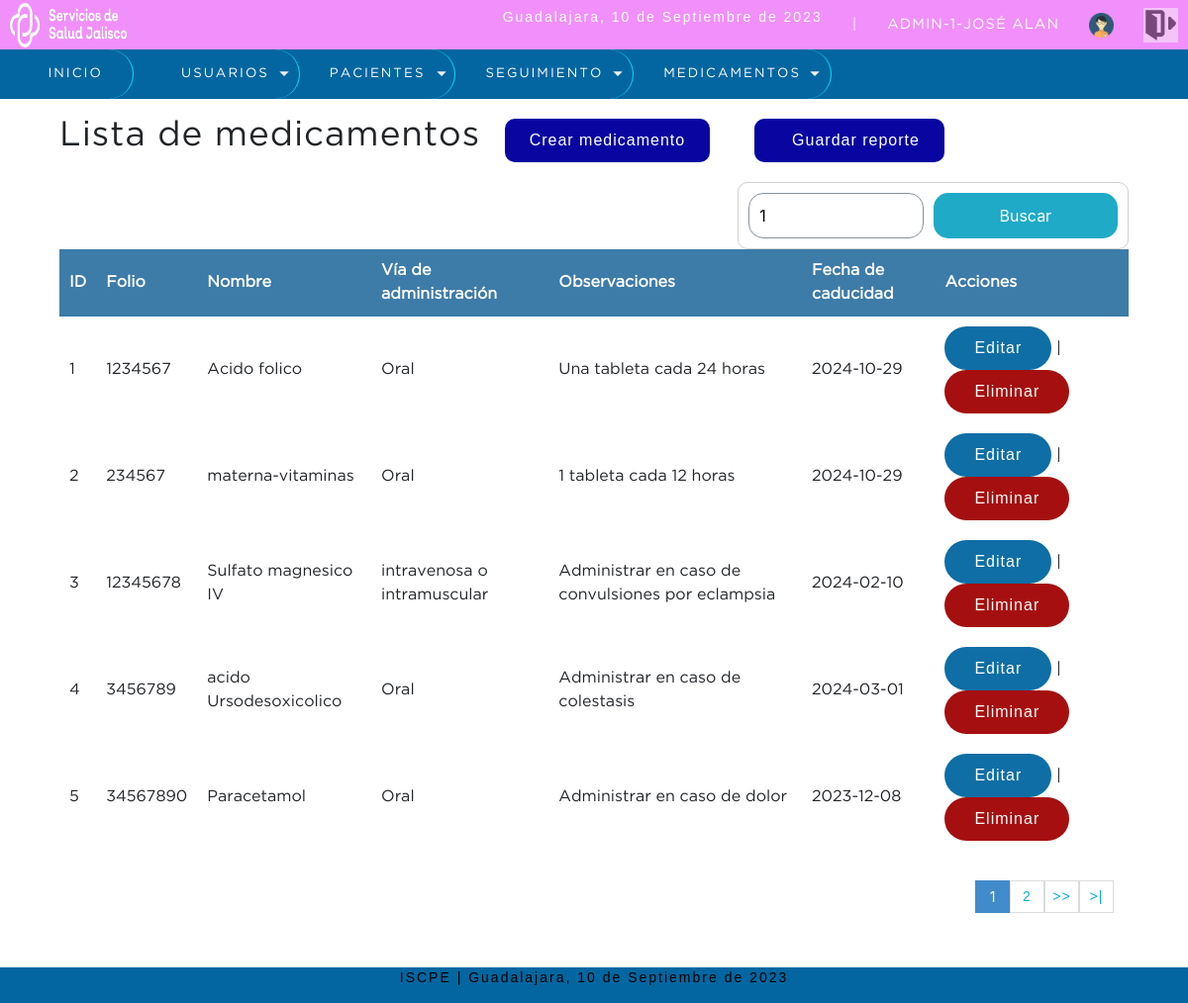
/sistema/buscar_medicamento.php?busqueda=1 (signed in), run on the app's committed database.
### tables this page shows
CREATE TABLE `medicamentos` (
  `idmedicamento` int(11) NOT NULL,
  `folio` int(11) NOT NULL,
  `nombre_medicamento` varchar(50) NOT NULL,
  `via_administracion` varchar(50) NOT NULL,
  `observaciones` varchar(50) NOT NULL,
  `fecha_caducidad` date NOT NULL,
  `usuario_id` int(11) NOT NULL,
  `estatus` tinyint(1) NOT NULL DEFAULT 1
);

### sistema/buscar_medicamento.php (the view, shortened to what this page needs)
<?php
	include "../conexion.php";
 ?>
<!DOCTYPE html>
<html lang="en">
<head>
	<?php include "includes/scripts.php"; ?>
</head>
<body>
	<?php include "includes/header.php"; ?>
	<section id="container">
		<?php
			$busqueda = strtolower($_REQUEST['busqueda']);
		 ?>
		<h1>Lista de medicamentos</h1>
		<a href="registro_medicamento.php" class="btn_new">Crear medicamento</a>
		<a href="reporte_busqueda_medicamento.php?busqueda=<?php echo $busqueda?>" class="btn_new"><i class="fa-solid fa-floppy-disk"></i>Guardar reporte</a>
		<form action="buscar_medicamento.php" method="get" class="form_search">
			<input type="text" name="busqueda" id="busqueda" placeholder="Buscar" value="<?php echo $busqueda; ?>">
			<input type="submit" value="Buscar" class="btn_search">
		</form>
		<table>
			<tr>
				<th>ID</th>
				<th>Folio</th>
				<th>Nombre</th>
				<th>V&iacute;a de administraci&oacute;n</th>
				<th>Observaciones</th>
				<th>Fecha de caducidad</th>
				<th>Acciones</th>
			</tr>
		<?php
			$sql_registe = mysqli_query($conection,"SELECT COUNT(*) as total_registro FROM medicamentos
																WHERE ( idmedicamento LIKE '%$busqueda%' OR
																        folio LIKE '%$busqueda%' OR
																        nombre_medicamento LIKE '%$busqueda%' OR
																		via_administracion LIKE '%$busqueda%' OR
																		observaciones LIKE '%$busqueda%' OR
																		fecha_caducidad LIKE '%$busqueda%')
																AND estatus = 1  ");
			$result_register = mysqli_fetch_array($sql_registe);
			$total_registro = $result_register['total_registro'];
			$por_pagina = 5;
			if(empty($_GET['pagina']))
			{
				$pagina = 1;
			}else{
				$pagina = (int)$_GET['pagina'];
			}
			$desde = ($pagina-1) * $por_pagina;
			$total_paginas = ceil($total_registro / $por_pagina);
			$query = mysqli_query($conection,"SELECT * FROM medicamentos
										WHERE
										( idmedicamento LIKE '%$busqueda%' OR
																        folio LIKE '%$busqueda%' OR
																        nombre_medicamento LIKE '%$busqueda%' OR
																		via_administracion LIKE '%$busqueda%' OR
																		observaciones LIKE '%$busqueda%' OR
																		fecha_caducidad LIKE '%$busqueda%')
										AND
										estatus = 1 ORDER BY idmedicamento ASC LIMIT $desde,$por_pagina
				");
			$result = mysqli_num_rows($query);
			if($result > 0){
				while ($data = mysqli_fetch_array($query)) {
			?>
				<tr>
					<td><?php echo $data["idmedicamento"]; ?></td>
					<td><?php echo $data["folio"]; ?></td>
					<td><?php echo $data["nombre_medicamento"]; ?></td>
					<td><?php echo $data["via_administracion"]; ?></td>
					<td><?php echo $data["observaciones"]; ?></td>
					<td><?php echo $data["fecha_caducidad"]; ?></td>
					<td>
						<a class="link_edit" href="editar_medicamento.php?id=<?php echo $data["idmedicamento"]; ?>">Editar</a>
					<?php if($_SESSION['rol'] != 1 || $_SESSION['rol'] != 2){ ?>
						|
						<a class="link_delete" href="eliminar_confirmar_medicamentos.php?id=<?php echo $data["idmedicamento"]; ?>">Eliminar</a>
					<?php } ?>
					</td>
				</tr>
		<?php
				}
			}
		 ?>
		</table>
<?php
	if($total_registro != 0)
	{
 ?>
		<div class="paginador">
			<ul>
			<?php
				for ($i=1; $i <= $total_paginas; $i++) {
					if($i == $pagina)
					{
						echo '<li class="pageSelected">'.$i.'</li>';
					}else{
						echo '<li><a href="?pagina='.$i.'&busqueda='.$busqueda.'">'.$i.'</a></li>';
					}
				}
				if($pagina != $total_paginas)
				{
			 ?>
				<li><a href="?pagina=<?php echo $pagina + 1; ?>&busqueda=<?php echo $busqueda; ?>">>></a></li>
				<li><a href="?pagina=<?php echo $total_paginas; ?>&busqueda=<?php echo $busqueda; ?> ">>|</a></li>
			<?php } ?>
			</ul>
		</div>
<?php } ?>
	</section>
	<?php include "includes/footer.php"; ?>
</body>
</html>

### sistema/css/style.css (style rules this page uses)
* { margin: 0; padding: 0; box-sizing: border-box; }
body { background: #fdffff; }
h1, h2, h3, h4, h5, h6 { font-family: 'GothamBook'; font-weight: bold; letter-spacing: 1px; }
h1 { font-size: 26px; }
a { text-decoration: none; font-family: arial; letter-spacing: 1px; }
#container { padding: 100px 60px 60px; }
form { background: #f3eff3fd; margin: auto; padding: 70px 80px; border: 1px solid #d1d1d1; }
input,select { display: block; width: 100%; font-size: 15pt; padding: 10px; border: 1px solid #85929e; border-radius: 15px; }
#container h1 { font-size: 35px; display: inline-block; }
.btn_new { display: inline-block; background: #0805a1; color: #FFF; padding: 10px 25px; border-radius: 10px; margin: 20px; }
table { border-collapse: collapse; font-size: 12pt; font-family: 'GothamBook'; width: 100%; }
table th { text-align: left; padding: 10px; background: #3d7ba8; color: #FFF; }
table tr:nth-child(odd) { background: #FFF; }
table td { padding: 10px; }
.link_edit { background-color: #0f6ea5; border-radius: 30px; border: none; color: white; padding: 10px 30px; text-align: center; text-decoration: none; display: inline-block; font-size: 16px; }
.link_delete { background-color: #a50f0f; border-radius: 30px; border: none; color: white; padding: 10px 30px; text-align: center; text-decoration: none; display: inline-block; font-size: 16px; }
.paginador ul { padding: 15px; list-style: none; background: #FFF; margin-top: 15px; display: -webkit-flex; display: -moz-flex; display: -ms-flex; display: -o-flex; display: flex; justify-content: flex-end; }
.paginador a, .pageSelected { color: #07afda; border: 1px solid #ddd; padding: 5px; display: inline-block; font-size: 14px; text-align: center; width: 35px; }
.pageSelected { color: #FFF; background: #428bca; border: 1px solid #428bca; }
.form_search { display: -webkit-flex; display: -moz-flex; display: -ms-flex; display: -o-flex; display: flex; float: right; background: initial; padding: 10px; border-radius: 10px; }
.form_search .btn_search { background: #1faac8; color: #FFF; padding: 0 20px; border: 0; cursor: pointer; margin-left: 10px; }

### data on the page
medicamentos: idmedicamento "1", folio "1234567", nombre_medicamento "Acido folico", via_administracion "Oral", observaciones "Una tableta cada 24 horas", fecha_caducidad "2024-10-29"
medicamentos: idmedicamento "2", folio "234567", nombre_medicamento "materna-vitaminas", via_administracion "Oral", observaciones "1 tableta cada 12 horas", fecha_caducidad "2024-10-29"
medicamentos: idmedicamento "3", folio "12345678", nombre_medicamento "Sulfato magnesico IV", via_administracion "intravenosa o intramuscular", observaciones "Administrar en caso de convulsiones por eclampsia", fecha_caducidad "2024-02-10"
medicamentos: idmedicamento "4", folio "3456789", nombre_medicamento "acido Ursodesoxicolico", via_administracion "Oral", observaciones "Administrar en caso de colestasis", fecha_caducidad "2024-03-01"
medicamentos: idmedicamento "5", folio "34567890", nombre_medicamento "Paracetamol", via_administracion "Oral", observaciones "Administrar en caso de dolor", fecha_caducidad "2023-12-08"

### other printed values
fecha() "10 de Septiembre de 2023"
$_SESSION['user'] "ADMIN"
$_SESSION['rol'] "1"
$_SESSION['nombre'] "JOSÉ ALAN"
